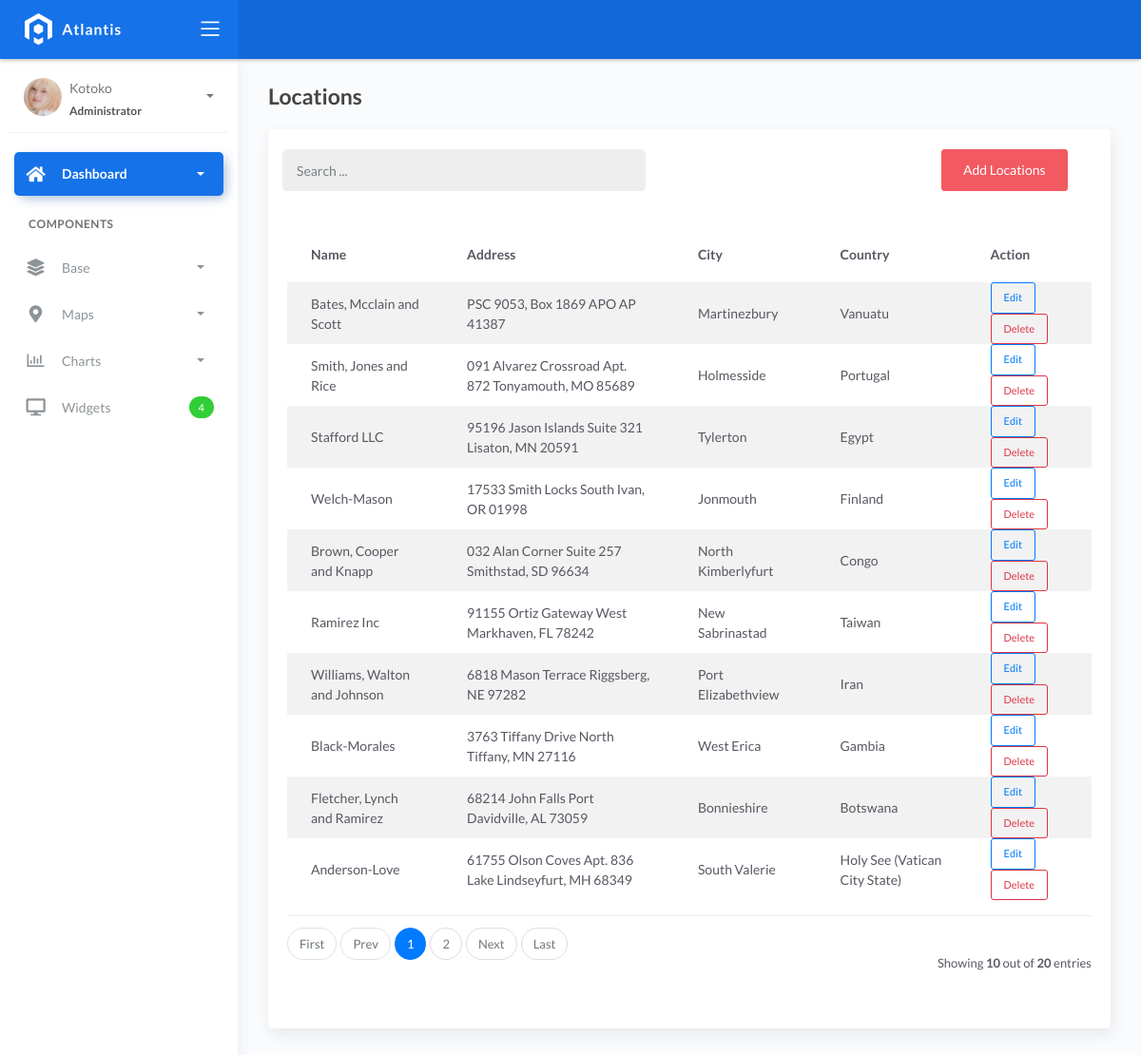
Page /locations/ on the committed database.
### fire/models.py (models this page shows)
class BaseModel(models.Model):
    created_at = models.DateTimeField(auto_now_add=True, db_index=True)
    updated_at = models.DateTimeField(auto_now=True)
    class Meta:
        abstract = True

class Locations(BaseModel):
    name = models.CharField(max_length=150)
    latitude = models.DecimalField(
        max_digits=22, decimal_places=16, null=True, blank=True)
    longitude = models.DecimalField(
        max_digits=22, decimal_places=16, null=True, blank=True)
    address = models.CharField(max_length=150)
    city = models.CharField(max_length=150)  # can be in separate table
    country = models.CharField(max_length=150)  # can be in separate table

### fire/views.py (the view, shortened to what this page needs)
# urls.py: path('locations/', LocationsList.as_view(), name='locations-list'),
class LocationsList(ListView):
    model = Locations
    template_name = 'location/locations_list.html'
    context_object_name = 'locations'
    paginate_by = 10
    def get_queryset(self, *args, **kwargs):
        qs = super().get_queryset(*args, **kwargs)
        return qs

### templates/location/locations_list.html (shortened to what this page needs)
{% extends 'base.html' %} {% load static %} {% block content %}
<div class="content">
  <div class="page-inner">
    <h4 class="page-title">Locations</h4>
    <div class="row">
      <div class="col-md-12">
        <div class="card">
          <br />
          <div class="col-md-12 row">
            <div class="col-md-6">
              <form class="navbar-left navbar-form nav-search mr-md-3" action="{% url 'locations-list' %}">
                <div class="input-group">
                  <input type="text" placeholder="Search ..." class="form-control" name="q" />
                  <div class="input-group-append">
                    <span class="input-group-text">
                    </span>
                  </div>
                </div>
              </form>
            </div>
            <div class="col-md-6">
              <div class="pull-right">
                <a href="{% url 'locations-add' %}" class="btn btn-danger btn-square">Add Locations</a>
              </div>
            </div>
          </div>
          <div class="card-body">
            <table class="table table-striped mt-3">
              <thead>
                <tr>
                  <th scope="col">Name</th>
                  <th scope="col">Address</th>
                  <th scope="col">City</th>
                  <th scope="col">Country</th>
                  <th scope="col">Action</th>
                </tr>
              </thead>
              <tbody>
                {% for object in object_list %}
                <tr>
                  <td>{{ object.name }}</td>
                  <td>{{ object.address }}</td>
                  <td>{{ object.city }}</td>
                  <td>{{ object.country }}</td>
                  <td>
                    <a href="{% url 'locations-update' object.pk %}" class="btn btn-sm btn-outline-primary">Edit</a>
                    <a href="{% url 'locations-delete' object.pk %}" class="btn btn-sm btn-outline-danger">Delete</a>
                  </td>
                </tr>
                {% empty %}
                <tr>
                  <td colspan="7" style="text-align: center">
                    <p class="text-sm font-weight-bold mb-0">No Records Found</p>
                  </td>
                </tr>
                {% endfor %}
              </tbody>
            </table>
            {% include 'includes/pagination.html' %}
          </div>
        </div>
      </div>
    </div>
  </div>
</div>
{% endblock %}

### rows in the picture
Locations: name "Bates, Mcclain and Scott", address "PSC 9053, Box 1869 APO AP 41387", city "Martinezbury", country "Vanuatu"
Locations: name "Smith, Jones and Rice", address "091 Alvarez Crossroad Apt. 872 Tonyamouth, MO 85689", city "Holmesside", country "Portugal"
Locations: name "Stafford LLC", address "95196 Jason Islands Suite 321 Lisaton, MN 20591", city "Tylerton", country "Egypt"
Locations: name "Welch-Mason", address "17533 Smith Locks South Ivan, OR 01998", city "Jonmouth", country "Finland"
Locations: name "Brown, Cooper and Knapp", address "032 Alan Corner Suite 257 Smithstad, SD 96634", city "North Kimberlyfurt", country "Congo"
Locations: name "Ramirez Inc", address "91155 Ortiz Gateway West Markhaven, FL 78242", city "New Sabrinastad", country "Taiwan"
Locations: name "Williams, Walton and Johnson", address "6818 Mason Terrace Riggsberg, NE 97282", city "Port Elizabethview", country "Iran"
Locations: name "Black-Morales", address "3763 Tiffany Drive North Tiffany, MN 27116", city "West Erica", country "Gambia"
Locations: name "Fletcher, Lynch and Ramirez", address "68214 John Falls Port Davidville, AL 73059", city "Bonnieshire", country "Botswana"
Locations: name "Anderson-Love", address "61755 Olson Coves Apt. 836 Lake Lindseyfurt, MH 68349", city "South Valerie", country "Holy See (Vatican City State)"

### other values in the picture
{{ page_num }} "1"
{{ page_num }} "2"
{{ object_list.count }} "10"
{{ paginator.count }} "20"
